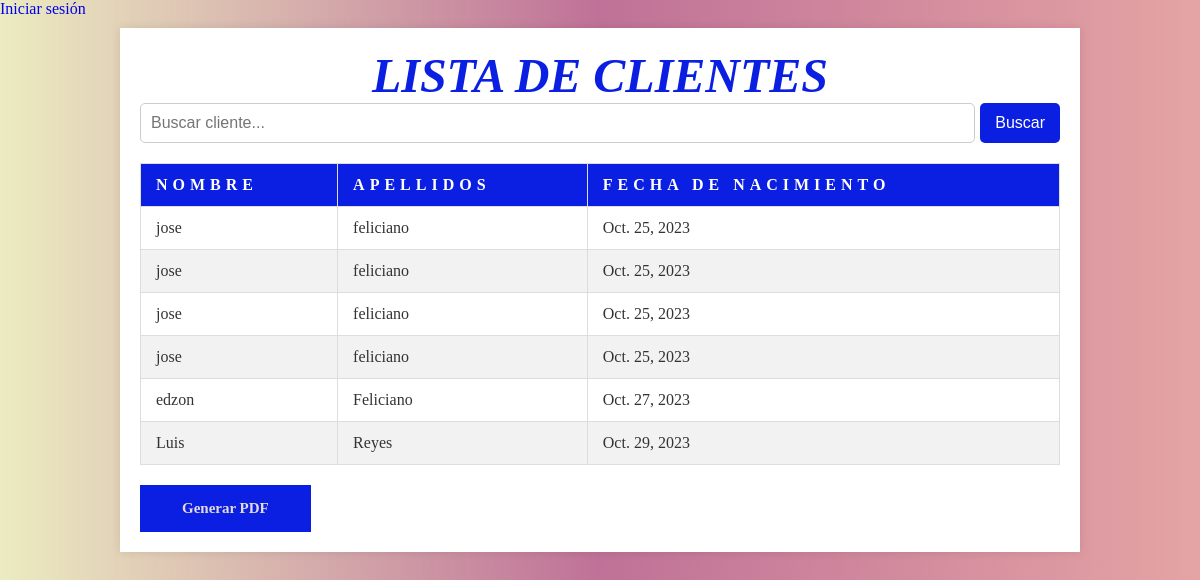
/clientes/, run on the app's committed database.
### clientes/models.py (models this page shows, shortened)
class Cliente (models.Model):
    nombre = models.CharField(max_length=100)
    apellidos = models.CharField(max_length=100)
    fecha_nac = models.DateField()
    foto = models.ImageField(upload_to='clientes_fotos', blank=True, null=True)

### clientes/views.py (the view)
# urls.py: path('', views.cliente_list, name = 'cliente_list'),
def cliente_list(request):
    query = request.GET.get("q")
    if query:
        clientes=Cliente.objects.filter(
            Q(nombre__icontains=query) | Q(apellidos__icontains=query)
        )
    else:
        clientes = Cliente.objects.all()
    return render(request, 'clientes/cliente_list.html', {'clientes': clientes})

### clientes/templates/clientes/cliente_list.html (shortened to what this page needs)
<!DOCTYPE html>
<html lang="es">
<head>
    {% load static %}
    <link rel="stylesheet" type="text/css" href="{% static 'clientes/style.css' %}">
</head>
<body>
    <header>
        <div class="navbar">
            {% if user.is_authenticated %}
                <a href="{% url 'logout' %}">Cerrar sesión</a>
            {% else %}
                <a href="{% url 'login' %}">Iniciar sesión</a>
            {% endif %}
        </div>
    </header>
    <div class="container">
        <h1>Lista de clientes</h1>
        <form class="search" method="get">
            <input type="text" name="q" placeholder="Buscar cliente...">
            <button type="submit">Buscar</button>
        </form>
        <table class="clientes-table">
            <thead>
                <tr>
                    <th>Nombre</th>
                    <th>Apellidos</th>
                    <th>Fecha de nacimiento</th>
                </tr>
            </thead>
            <tbody>
                {% for cliente in clientes %}
                <tr>
                    <td>{{ cliente.nombre }}</td>
                    <td>{{ cliente.apellidos }}</td>
                    <td>{{ cliente.fecha_nac }}</td>
                </tr>
                {% endfor %}
            </tbody>
        </table>
        <a class="btn" href="{% url 'generar_pdf_cliente' %}?q={{ request.GET.q }}">Generar PDF</a>
    </div>
</body>
</html>

### clientes/static/clientes/style.css (style rules this page uses)
* { margin: 0; padding: 0; border: none; box-sizing: border-box; list-style: none; text-decoration: none; scroll-behavior: smooth; }
:root { --text-color: #000000; --bg-color: #000; --main-color: #0a1fe1; --p-font: 1rem; --h2-font: 3rem; --h1-font: 6rem; }
body { color: var(--text-color); background: var(--bg-color); background: linear-gradient(to left, rgba(211, 103, 103, 0.6), rgba(149, 19, 82, 0.6), rgba(190,190,48, 0.3) ); }
h1 { width: 100%; text-align: center; color: var(--main-color); text-transform: uppercase; font-size: var(--h2-font); font-family: "Algerian", serif; font-style: italic; }
.btn { display: inline-block; padding: 13px 40px; background: var(--main-color); color: #e4dcdc; font-size: 15px; font-weight: 600; cursor: pointer; border: 2px solid transparent; }
.container { width: 80%; margin: 10px auto; padding: 20px; background-color: white; box-shadow: 0 0 10px rgba(0, 0, 0, 0.1); }
.clientes-table { width: 100%; border-collapse: collapse; margin-bottom: 20px; font-size: var(--p-font); }
.clientes-table thead { background-color: var(--main-color); color: white; letter-spacing: 5px; }
.clientes-table th, .clientes-table td { padding: 12px 15px; text-align: left; border: 1px solid #ddd; }
.clientes-table th { font-weight: bold; text-transform: uppercase; }
.clientes-table tbody tr:nth-child(even) { background-color: #f2f2f2; }
.clientes-table td { color: #333; }
form.search { display: flex; justify-content: center; flex-direction: row; margin-bottom: 20px; }
form.search input { margin-bottom: 0; margin-right: 5px; }
form { display: flex; flex-direction: column; }
input { padding: 10px; margin-bottom: 20px; border: 1px solid #ccc; border-radius: 5px; font-size: 16px; width: 100%; box-sizing: border-box; transition: border-color 0.3s ease; }
button { padding: 10px 15px; background-color: var(--main-color); border: none; border-radius: 5px; color: white; font-size: 16px; cursor: pointer; transition: background-color 0.3s ease; }

### data on the page
Cliente: nombre "jose", apellidos "feliciano", fecha_nac "Oct. 25, 2023"
Cliente: nombre "jose", apellidos "feliciano", fecha_nac "Oct. 25, 2023"
Cliente: nombre "jose", apellidos "feliciano", fecha_nac "Oct. 25, 2023"
Cliente: nombre "jose", apellidos "feliciano", fecha_nac "Oct. 25, 2023"
Cliente: nombre "edzon", apellidos "Feliciano", fecha_nac "Oct. 27, 2023"
Cliente: nombre "Luis", apellidos "Reyes", fecha_nac "Oct. 29, 2023"
